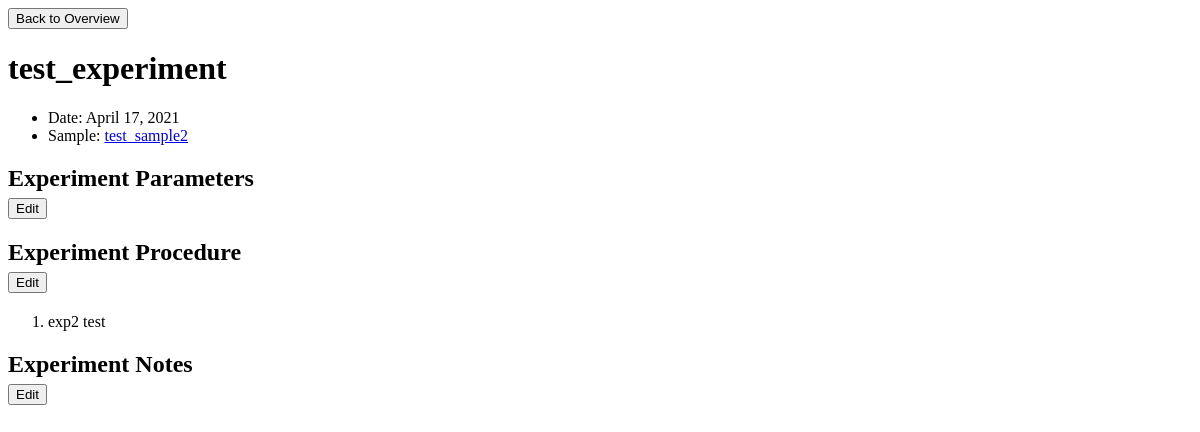
/polls/experiment/2/, run on an earlier commit of the app's database.
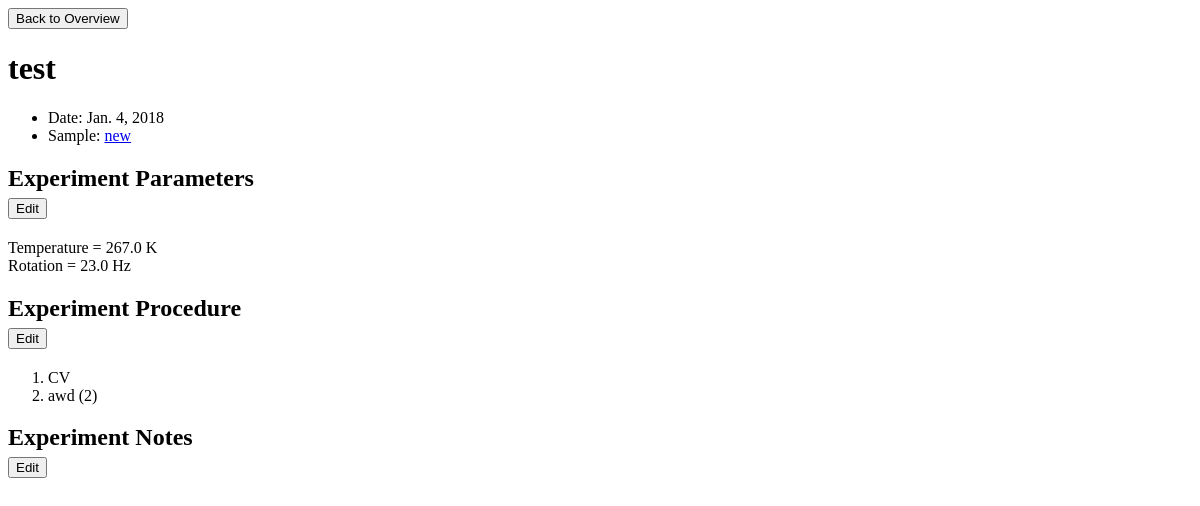
And on a later commit of the database.
### polls/models.py (models this page shows, shortened)
class Experiment(models.Model):
    sample = models.ForeignKey(Sample, on_delete=models.PROTECT, related_name='experiments')
    name = models.CharField(max_length=200)
    date = models.DateField('Date of experiment', default=datetime.datetime.now)

class Sample(models.Model):
    name = models.CharField(max_length=200)
    def __str__(self):
        return self.name

class Step(models.Model):
    experiment = models.ForeignKey(Experiment, on_delete=models.CASCADE, related_name='experiment_steps', blank=True,
                                   null=True)
    note = models.CharField(max_length=200, blank=True)
    text = models.CharField(max_length=200)

class Parameter(models.Model):
    step = models.ForeignKey(Step, on_delete=models.CASCADE, related_name='step_parameters', blank=True, null=True)
    sample = models.ForeignKey(Sample, on_delete=models.CASCADE, related_name='sample_parameters', blank=True,
                               null=True)
    experiment = models.ForeignKey(Experiment, on_delete=models.CASCADE, related_name='experiment_parameters',
                                   blank=True, null=True)
    name = models.CharField(max_length=200)
    value = models.FloatField(default=None)
    unit = models.CharField(max_length=200)

### polls/views.py (the view)
# urls.py: path('experiment/<int:parent_id>/', views.ExperimentDetailView.as_view(),
class ExperimentDetailView(generic.DetailView):
    template_name = 'polls/experiment-detail.html'
    object = None
    def get(self, request, *args, **kwargs):
        self.object = get_object_or_404(Experiment, id=self.kwargs['parent_id'])
        return self.render_to_response(self.get_context_data(parent=self.object,
                                                             parent_id=self.object.id))

### polls/templates/polls/experiment-detail.html (shortened to what this page needs)
{%extends 'polls/base.html'%}
{% block content %}
<form action="{% url 'polls:index' %}">
    <input type="submit" value="Back to Overview">
</form>
<h1>
    {{ experiment.name }}
</h1>
{% block update-experiment %}
<ul>
    <li> Date: {{ experiment.date }}</li>
    <li> Sample:
        <a href="{%url 'polls:sample-detail' experiment.sample.id %}"> {{ experiment.sample }}</a>
    </li>
</ul>
<h2> Experiment Parameters
    <form action="{% url 'polls:experiment-update-parameter' parent_id %}">
        <input type="submit" value="Edit">
    </form>
</h2>
{% block experiment-update-parameter %}
{% for parameter in parent.experiment_parameters.all %}
<div class="inline">
    {{ parameter.name }} =
    {{ parameter.value }}
    {{ parameter.unit }}
</div>
{% endfor %}
{% endblock %}
<h2> Experiment Procedure
    <form action="{% url 'polls:experiment-update-step' parent_id %}" method="GET">
        <input type="submit" value="Edit">
    </form>
</h2>
<ol>
    {% block experiment-update-step %}
    {% for step in parent.experiment_steps.all %}
    <li>
        <div class="inline">
            {{ step.text }}
            {% if step.note %}
            ({{ step.note }})
            {% endif %}
        </div>
    </li>
    {% endfor %}
    {% endblock %}
</ol>
<h2> Experiment Notes
    {% block sample-update-note %}
    <form action="{% url 'polls:experiment-update-note' parent_id %}" method="GET">
        <input type="submit" value="Edit">
    </form>
</h2>
{% endblock %}
</body>
</html>
{% endblock %}
{% endblock %}

What changed in the data, as far as the page shows it:
removed Step: text "exp2 test"
changed Experiment: name "test_experiment" → "test"; date "April 17, 2021" → "Jan. 4, 2018"; sample "test_sample2" → "new"
added Parameter: name "Temperature", value "267.0", unit "K"
added Parameter: name "Rotation", value "23.0", unit "Hz"
now on this page (row edited): Step: text "CV"
now on this page (row edited): Step: text "awd", note "2"
